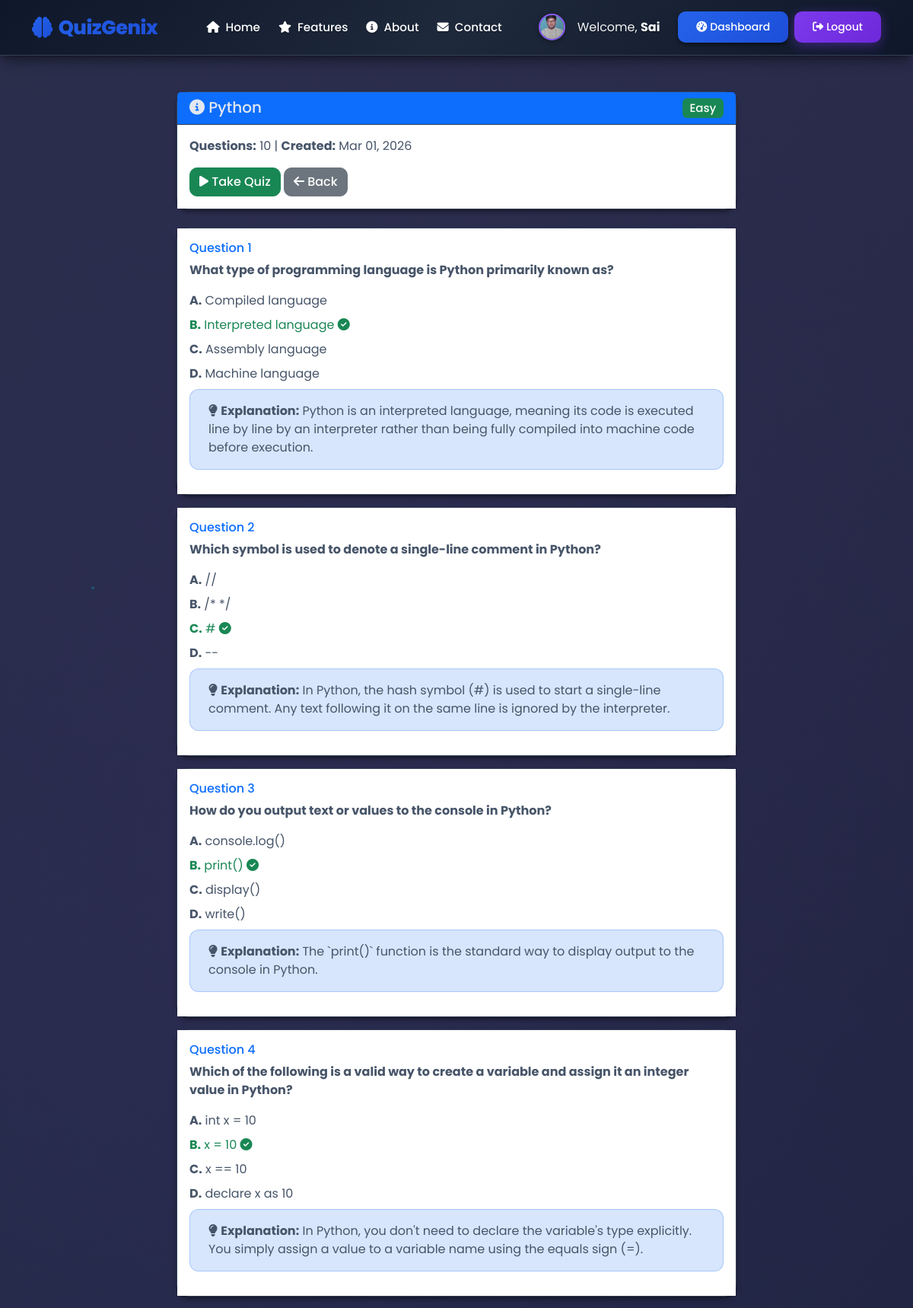
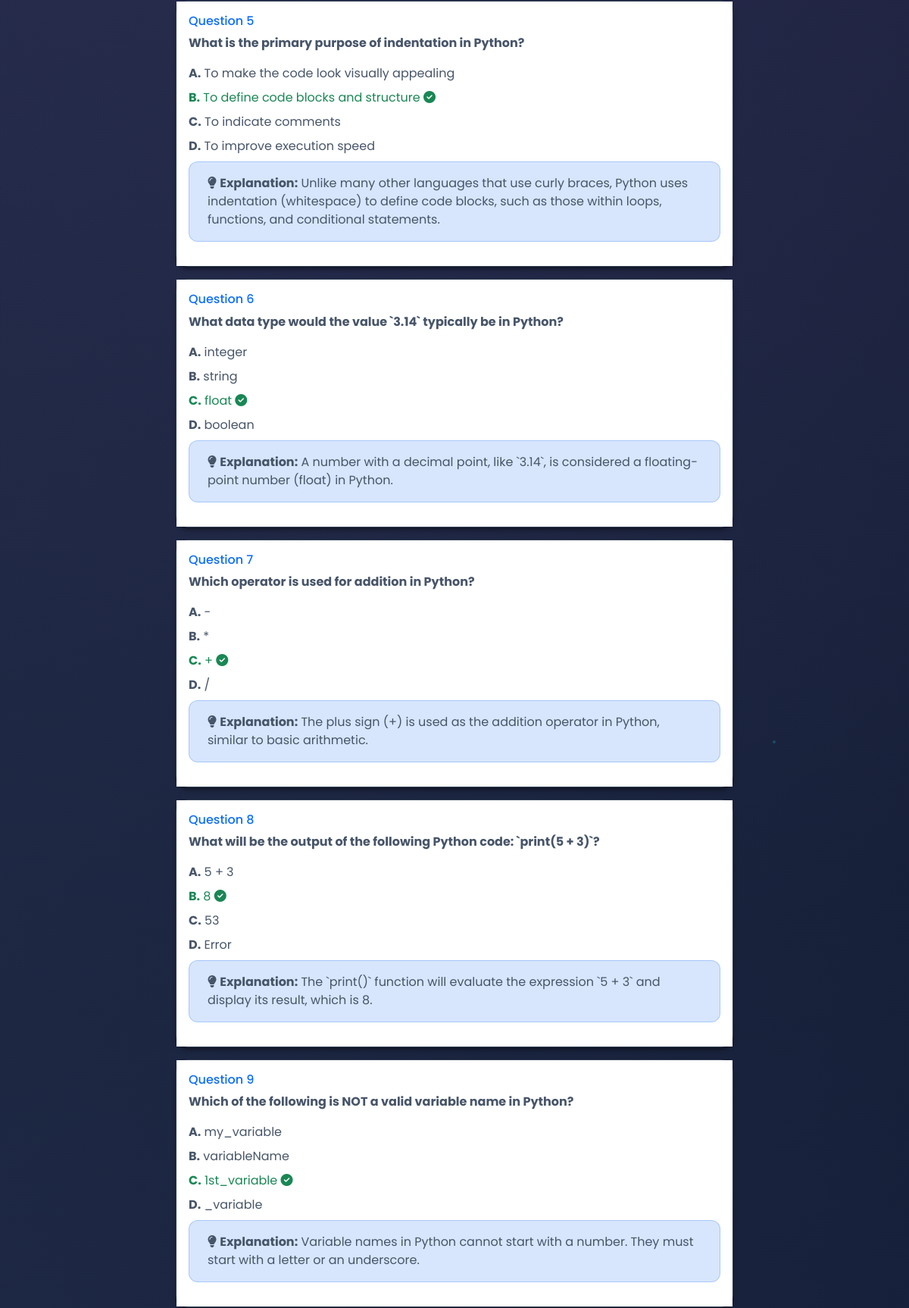
The page /quiz/8/detail/ (signed in, upper part) on the database its author committed (2 pictures, top to bottom).
### quiz/models.py (models this page shows, shortened)
class UserProfile(models.Model):
    STATUS_CHOICES = [
        ('Waiting', 'Waiting'),
        ('Approved', 'Approved'),
        ('Rejected', 'Rejected'),
    ]
    user = models.OneToOneField(User, on_delete=models.CASCADE, related_name='profile')
    name = models.CharField(max_length=255, blank=True)
    status = models.CharField(max_length=20, choices=STATUS_CHOICES, default='Waiting')
    profile_image = models.ImageField(
        upload_to='profile_images/',
        default='profile_images/default.png',
        blank=True,
        null=True
    )
    created_at = models.DateTimeField(auto_now_add=True)
    updated_at = models.DateTimeField(auto_now=True)
    @property
    def has_custom_image(self):
        return bool(self.profile_image and self.profile_image.name != 'profile_images/default.png')

class Quiz(models.Model):
    DIFFICULTY_CHOICES = [
        ('Easy', 'Easy'),
        ('Medium', 'Medium'),
        ('Hard', 'Hard'),
    ]
    user = models.ForeignKey(User, on_delete=models.CASCADE, related_name='quizzes')
    pdf = models.ForeignKey(PDFDocument, on_delete=models.CASCADE, related_name='quizzes')
    subject = models.CharField(max_length=255)
    difficulty = models.CharField(max_length=20, choices=DIFFICULTY_CHOICES)
    number_of_questions = models.IntegerField()
    created_at = models.DateTimeField(auto_now_add=True)
    is_completed = models.BooleanField(default=False)
    class Meta:
        ordering = ['-created_at']

class Question(models.Model):
    quiz = models.ForeignKey(Quiz, on_delete=models.CASCADE, related_name='questions')
    question_text = models.TextField()
    option_a = models.CharField(max_length=500)
    option_b = models.CharField(max_length=500)
    option_c = models.CharField(max_length=500)
    option_d = models.CharField(max_length=500)
    correct_answer = models.CharField(max_length=1, choices=[
        ('A', 'A'),
        ('B', 'B'),
        ('C', 'C'),
        ('D', 'D'),
    ])
    explanation = models.TextField(blank=True, null=True)
    order = models.IntegerField(default=0)
    class Meta:
        ordering = ['order']

### quiz/views.py (the view)
# urls.py: path('quiz/<int:quiz_id>/detail/', views.quiz_detail, name='quiz_detail'),
@login_required
def quiz_detail(request, quiz_id):
    quiz = get_object_or_404(Quiz, id=quiz_id)
    questions = quiz.questions.all()
    if request.user.is_staff or request.user.is_superuser:
        answers = UserAnswer.objects.filter(quiz=quiz)
        result = Result.objects.filter(quiz=quiz)
    else:
        answers = UserAnswer.objects.filter(user=request.user, quiz=quiz)
        result = Result.objects.filter(user=request.user, quiz=quiz).first()
    context = {
        'quiz': quiz,
        'questions': questions,
        'answers': answers,
        'result': result,
    }
    return render(request, 'quiz/quiz_detail.html', context)

### templates/quiz/quiz_detail.html (shortened to what this page needs)
{% extends 'quiz/base.html' %}
{% block content %}
<div class="row">
    <div class="col-lg-8 mx-auto">
        <div class="card mb-4">
            <div class="card-header bg-primary text-white">
                <h5 class="mb-0">
                    <i class="fas fa-info-circle"></i> {{ quiz.subject }}
                    <span class="badge bg-{% if quiz.difficulty == 'Easy' %}success{% elif quiz.difficulty == 'Medium' %}warning{% else %}danger{% endif %} float-end">
                        {{ quiz.difficulty }}
                    </span>
                </h5>
            </div>
            <div class="card-body">
                <div class="mb-3">
                    <strong>Questions:</strong> {{ quiz.number_of_questions }} |
                    <strong>Created:</strong> {{ quiz.created_at|date:"M d, Y" }}
                </div>
                <a href="{% url 'take_quiz' quiz.id %}" class="btn btn-success">
                    <i class="fas fa-play"></i> Take Quiz
                </a>
                <a href="{% url 'dashboard' %}" class="btn btn-secondary">
                    <i class="fas fa-arrow-left"></i> Back
                </a>
            </div>
        </div>
        {% for question in questions %}
        <div class="card mb-3">
            <div class="card-body">
                <h6 class="text-primary">Question {{ forloop.counter }}</h6>
                <p class="fw-bold">{{ question.question_text }}</p>
                <div class="options">
                    <div class="option-item mb-2 {% if question.correct_answer == 'A' %}text-success{% endif %}">
                        <strong>A.</strong> {{ question.option_a }}
                    </div>
                    <div class="option-item mb-2 {% if question.correct_answer == 'B' %}text-success{% endif %}">
                        <strong>B.</strong> {{ question.option_b }}
                        {% if question.correct_answer == 'B' %}
                            <i class="fas fa-check-circle"></i>
                        {% endif %}
                    </div>
                    <div class="option-item mb-2 {% if question.correct_answer == 'C' %}text-success{% endif %}">
                        <strong>C.</strong> {{ question.option_c }}
                        {% if question.correct_answer == 'C' %}
                            <i class="fas fa-check-circle"></i>
                        {% endif %}
                    </div>
                    <div class="option-item mb-2 {% if question.correct_answer == 'D' %}text-success{% endif %}">
                        <strong>D.</strong> {{ question.option_d }}
                    </div>
                </div>
                {% if question.explanation %}
                <div class="alert alert-info mt-2">
                    <i class="fas fa-lightbulb"></i>
                    <strong>Explanation:</strong> {{ question.explanation }}
                </div>
                {% endif %}
            </div>
        </div>
        {% endfor %}
    </div>
</div>
{% endblock %}

### templates/quiz/navbar.html (shortened to what this page needs)
{% load static %}
<nav class="quiz-navbar navbar navbar-expand-lg navbar-dark">
    <div class="container">
        <a class="navbar-brand" href="{% url 'landing' %}">
            <i class="fas fa-brain"></i>
            QuizGenix
        </a>
        <div class="collapse navbar-collapse" id="navbarNav">
            <ul class="navbar-nav mx-auto">
                <li class="nav-item">
                    <a class="nav-link" href="{% url 'landing' %}" data-nav-link>
                        <i class="fas fa-home me-1"></i> Home
                    </a>
                </li>
                <li class="nav-item">
                    <a class="nav-link" href="{% url 'landing' %}#features" data-nav-link>
                        <i class="fas fa-star me-1"></i> Features
                    </a>
                </li>
                <li class="nav-item">
                    <a class="nav-link" href="{% url 'about' %}" data-nav-link>
                        <i class="fas fa-info-circle me-1"></i> About
                    </a>
                </li>
                <li class="nav-item">
                    <a class="nav-link" href="{% url 'contact' %}" data-nav-link>
                        <i class="fas fa-envelope me-1"></i> Contact
                    </a>
                </li>
            </ul>
            {% if user.is_authenticated %}
            <div class="d-flex gap-2 align-items-center">
                {% if user.is_staff %}
                <span class="text-light me-3">
                    <i class="fas fa-user-shield me-1"></i>Welcome, <strong>Admin {{ user.username }}</strong>
                </span>
                <a href="{% url 'admin_dashboard' %}" class="btn btn-gradient">
                    <i class="fas fa-cogs me-1"></i>Admin Panel
                </a>
                <a href="{% url 'admin_logout' %}" class="btn btn-gradient btn-gradient-secondary">
                    <i class="fas fa-sign-out-alt me-1"></i>Logout
                </a>
                {% else %}
                {% with profile=user.profile|default:None %}
                <div class="profile-img-container">
                    {% if profile and profile.has_custom_image %}
                    <img src="{{ profile.profile_image.url }}" alt="Profile" class="profile-img-navbar">
                    {% else %}
                    <img src="{% static 'images/default-avatar.svg' %}" alt="Default Avatar" class="profile-img-navbar">
                    {% endif %}
                </div>
                <span class="text-light me-3">
                    Welcome, <strong>{{ user.username }}</strong>
                </span>
                {% endwith %}
                <a href="{% url 'dashboard' %}" class="btn btn-gradient">
                    <i class="fas fa-tachometer-alt me-1"></i>Dashboard
                </a>
                <a href="{% url 'logout' %}" class="btn btn-gradient btn-gradient-secondary">
                    <i class="fas fa-sign-out-alt me-1"></i>Logout
                </a>
                {% endif %}
            </div>
            {% endif %}
        </div>
    </div>
</nav>

### rows shown on the page
UserProfile: profile_image (picture)
Quiz: subject "Python", difficulty "Easy", number_of_questions "10", created_at "Mar 01, 2026"
Question: question_text "What type of programming language is Python primarily known as?", option_a "Compiled language", option_b "Interpreted language", option_c "Assembly language", option_d "Machine language", explanation "Python is an interpreted language, meaning its code is executed line by line by an interpreter rather than being fully compiled into machine code before execution."
Question: question_text "Which symbol is used to denote a single-line comment in Python?", option_a "//", option_b "/* */", option_c "#", option_d "--", explanation "In Python, the hash symbol (#) is used to start a single-line comment. Any text following it on the same line is ignored by the interpreter."
Question: question_text "How do you output text or values to the console in Python?", option_a "console.log()", option_b "print()", option_c "display()", option_d "write()", explanation "The `print()` function is the standard way to display output to the console in Python."
Question: question_text "Which of the following is a valid way to create a variable and assign it an integer value in Python?", option_a "int x = 10", option_b "x = 10", option_c "x == 10", option_d "declare x as 10", explanation "In Python, you don't need to declare the variable's type explicitly. You simply assign a value to a variable name using the equals sign (=)."
Question: question_text "What is the primary purpose of indentation in Python?", option_a "To make the code look visually appealing", option_b "To define code blocks and structure", option_c "To indicate comments", option_d "To improve execution speed", explanation "Unlike many other languages that use curly braces, Python uses indentation (whitespace) to define code blocks, such as those within loops, functions, and conditional statements."
Question: question_text "What data type would the value `3.14` typically be in Python?", option_a "integer", option_b "string", option_c "float", option_d "boolean", explanation "A number with a decimal point, like `3.14`, is considered a floating-point number (float) in Python."
Question: question_text "Which operator is used for addition in Python?", option_a "-", option_b "*", option_c "+", option_d "/", explanation "The plus sign (+) is used as the addition operator in Python, similar to basic arithmetic."
Question: question_text "What will be the output of the following Python code: `print(5 + 3)`?", option_a "5 + 3", option_b "8", option_c "53", option_d "Error", explanation "The `print()` function will evaluate the expression `5 + 3` and display its result, which is 8."
Question: question_text "Which of the following is NOT a valid variable name in Python?", option_a "my_variable", option_b "variableName", option_c "1st_variable", option_d "_variable", explanation "Variable names in Python cannot start with a number. They must start with a letter or an underscore."

### other values the page prints
{{ user.username }} "Sai"
